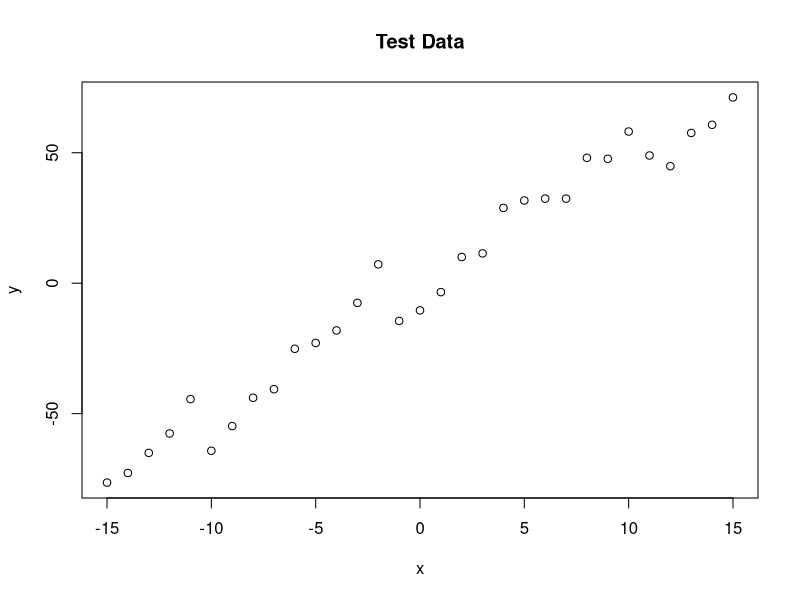
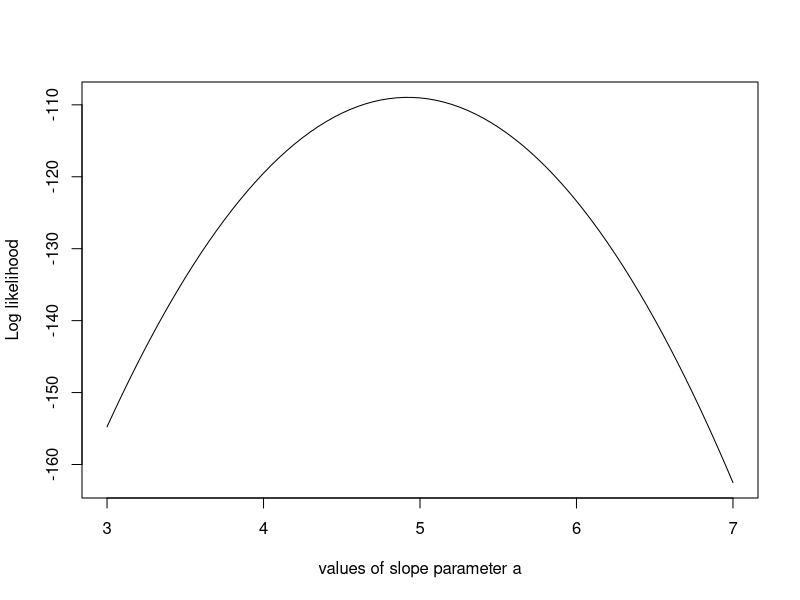

Source code (R) for these figures, in order:
## ---- chunk 1

trueA <- 5
trueB <- 0
trueSd <- 10
sampleSize <- 31

# create independent x-values
x <- (-(sampleSize-1)/2):((sampleSize- 1)/2)
# create dependent values according to ax + b + N(0,sd)
y <-  trueA * x + trueB + rnorm(n=sampleSize,mean=0,sd=trueSd)

plot(x,y,main='Test Data')
## ---- chunk 2

likelihood <- function(param){
  a <- param[1]
  b <- param[2]
  sd <- param[3]
  
  prediction <- a*x + b #remember, x is a vector from -15 to 15 in increments of 1; i.e. -15,-14....14,15
  singlelikelihoods <- dnorm(y, mean = prediction, sd = sd, log = TRUE) #return the log of teh densities
  sumll <- sum(singlelikelihoods) #take the sum of the log likelihood
  return(sumll)
}

#Example: plot the likelihood profile of slope a
slopevalues <- function(x) {return(likelihood(c(x, trueB, trueSd)))} #executes the function 'likelihood'
slopelikelihoods <- lapply(seq(3, 7, by=0.05), slopevalues) #applies the function across a sequence of values from 3 to 7 in increments of 0.05
plot(seq(3, 7, by=.05), slopelikelihoods , type="l", xlab = "values of slope parameter a", ylab = "Log likelihood")

